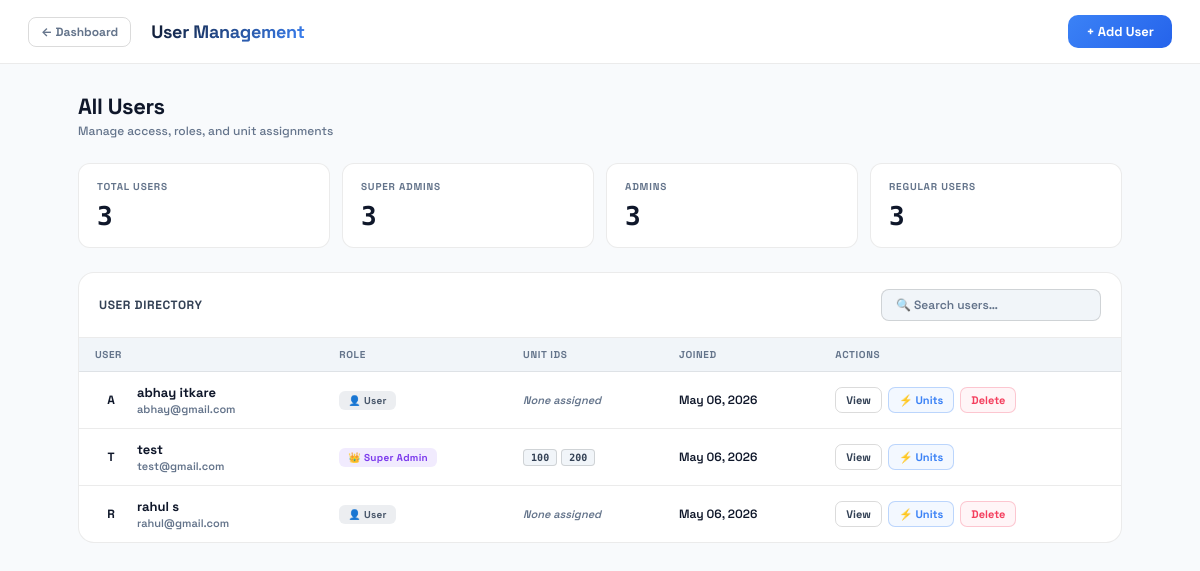
The app's page /users/ (signed in) with its own data.
### app1/models.py (models this page shows, shortened)
class User(AbstractUser):
    ROLE_CHOICES = [
        ('superadmin', 'Super Admin'),
        ('admin', 'Admin'),
        ('user', 'User'),
    ]
    role = models.CharField(max_length=20, choices=ROLE_CHOICES, default='user')
    unit_ids = models.JSONField(
        default=list,
        blank=True,
        help_text="List of unit IDs this user has access to"
    )
    created_at = models.DateTimeField(auto_now_add=True)
    updated_at = models.DateTimeField(auto_now=True)
    groups = models.ManyToManyField(
        'auth.Group',
        verbose_name='groups',
        blank=True,
        related_name='app1_user_set',
        related_query_name='app1_user',
    )
    user_permissions = models.ManyToManyField(
        'auth.Permission',
        verbose_name='user permissions',
        blank=True,
        related_name='app1_user_set',
        related_query_name='app1_user',
    )
    class Meta:
        verbose_name = 'User'
        verbose_name_plural = 'Users'
    def is_admin_or_superadmin(self):
        return self.role in ('admin', 'superadmin')

### app1/views.py (the view)
# urls.py: path('users/',                        views.user_list,    name='user_list'),
@admin_required
def user_list(request):
    users = User.objects.all().order_by('-date_joined')
    return render(request, 'app1/user_list.html', {'users': users})

### app1/views.py (called while the page is built)
def admin_required(view_func):
    @wraps(view_func)
    @login_required(login_url='login')
    def wrapper(request, *args, **kwargs):
        if not request.user.is_admin_or_superadmin():
            return HttpResponseForbidden(
                "<h2>403 – Forbidden</h2><p>Admin access required.</p>"
            )
        return view_func(request, *args, **kwargs)
    return wrapper

### app1/templates/app1/user_list.html (shortened to what this page needs)
<!DOCTYPE html>
<html lang="en">
<head>
</head>
<body>
<header class="topbar">
  <div class="topbar-left">
    <a href="{% url 'energy_dashboard' %}" class="back-btn">← Dashboard</a>
    <span class="topbar-title">User Management</span>
  </div>
  <a href="{% url 'add_user' %}" class="add-btn">+ Add User</a>
</header>
<div class="content">
  <div class="page-header">
    <div>
      <div class="page-heading">All Users</div>
      <div class="page-sub">Manage access, roles, and unit assignments</div>
    </div>
  </div>
  <div class="stats-row">
    <div class="stat-card">
      <div class="stat-label">Total Users</div>
      <div class="stat-val">{{ users.count }}</div>
    </div>
    <div class="stat-card">
      <div class="stat-label">Super Admins</div>
      <div class="stat-val">{{ users|length }}</div>
    </div>
    <div class="stat-card">
      <div class="stat-label">Admins</div>
      <div class="stat-val">{% with count=0 %}{% for u in users %}{% if u.role == 'admin' %}{% with count=count|add:1 %}{% endwith %}{% endif %}{% endfor %}{{ users|dictsort:"role"|length }}{% endwith %}</div>
    </div>
    <div class="stat-card">
      <div class="stat-label">Regular Users</div>
      <div class="stat-val">{{ users|length }}</div>
    </div>
  </div>
  <div class="tbl-card">
    <div class="tbl-toolbar">
      <div class="tbl-title">User Directory</div>
      <input type="text" class="search-input" placeholder="🔍 Search users…" id="search-input" oninput="filterTable(this.value)">
    </div>
    <div class="tbl-wrap">
      <table id="users-table">
        <thead>
          <tr>
            <th>User</th>
            <th>Role</th>
            <th>Unit IDs</th>
            <th>Joined</th>
            <th>Actions</th>
          </tr>
        </thead>
        <tbody id="tBody">
          {% for u in users %}
          <tr data-search="{{ u.username|lower }} {{ u.email|lower }} {{ u.get_full_name|lower }}">
            <td>
              <div class="user-cell">
                <div class="avatar" style="background:{{ u.role|yesno:'rgba(59,130,246,0.15),rgba(100,116,139,0.12)' }};color:{{ u.role|yesno:'#2563EB,#64748B' }}">
                  {{ u.username|slice:":1"|upper }}
                </div>
                <div>
                  <div class="user-name">{{ u.get_full_name|default:u.username }}</div>
                  <div class="user-email">{{ u.email|default:"—" }}</div>
                </div>
              </div>
            </td>
            <td>
              <span class="badge {{ u.role }}">
                {% if u.role == 'superadmin' %}👑 Super Admin
                {% elif u.role == 'admin' %}🔧 Admin
                {% else %}👤 User{% endif %}
              </span>
            </td>
            <td>
              {% if u.unit_ids %}
                <div class="unit-pills">
                  {% for uid in u.unit_ids %}
                    <span class="unit-pill">{{ uid }}</span>
                  {% endfor %}
                </div>
              {% else %}
                <span class="unit-none">None assigned</span>
              {% endif %}
            </td>
            <td>{{ u.date_joined|date:"M d, Y" }}</td>
            <td>
              <div class="actions">
                <a href="{% url 'user_detail' u.pk %}" class="act-btn view">View</a>
                <a href="{% url 'assign_units' u.pk %}" class="act-btn assign">⚡ Units</a>
                {% if u != request.user %}
                  <a href="{% url 'delete_user' u.pk %}" class="act-btn del">Delete</a>
                {% endif %}
              </div>
            </td>
          </tr>
          {% empty %}
          <tr><td colspan="5"><div class="empty"><div class="empty-icon">👥</div><div class="empty-msg">No users yet. Add the first one.</div></div></td></tr>
          {% endfor %}
        </tbody>
      </table>
    </div>
  </div>
</div>
</body>
</html>

### records on screen
User: username "A", get_full_name "abhay itkare", email "abhay@gmail.com", role "👤 User", unit_ids "None assigned", date_joined "May 06, 2026", shows "Delete"
User: username "T", get_full_name "test", email "test@gmail.com", role "👑 Super Admin", unit_ids "100" "200", date_joined "May 06, 2026"
User: username "R", get_full_name "rahul s", email "rahul@gmail.com", role "👤 User", unit_ids "None assigned", date_joined "May 06, 2026", shows "Delete"

### other values on screen
{{ users.count }} "3"
{{ users|length }} "3"
{{ users|dictsort:"role"|length }} "3"
